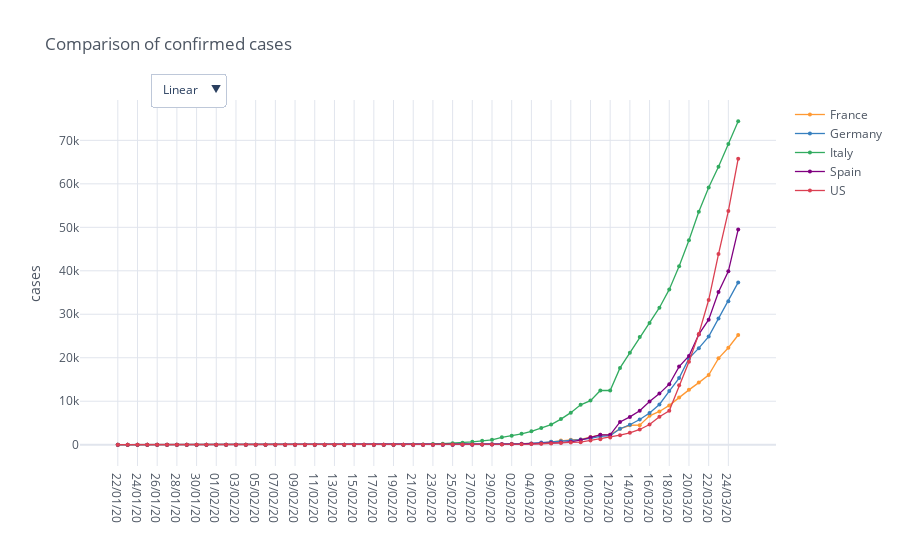

The notebook cell saved with this chart:
### Code cell
countries = ['Germany', 'France', 'Italy', 'Spain', 'US']

confirmed_cases_countries = io.world_load_cases(io.get_filename_confirmed_cases(), countries)

fig = mp.iplot_comparative_plot(confirmed_cases_countries, title='Comparison of confirmed cases', size=4, yTitle='cases', mode='lines+markers', asFigure=True)
fig.show()

### Figure 1 — Plotly figure (JSON) as saved in the notebook; plotly's stock layout.template omitted (floating-point values rounded to 4 significant figures)
{"data": [{"line": {"color": "rgba(255, 153, 51, 1.0)", "dash": "solid", "shape": "linear", "width": 1.3}, "marker": {"size": 4, "symbol": "circle"}, "mode": "lines+markers", "name": "France", "text": "", "type": "scatter", "x": ["22/01/20", "23/01/20", "24/01/20", "25/01/20", "26/01/20", "27/01/20", "28/01/20", "29/01/20", "30/01/20", "31/01/20", "01/02/20", "02/02/20", "03/02/20", "04/02/20", "05/02/20", "06/02/20", "07/02/20", "08/02/20", "09/02/20", "10/02/20", "11/02/20", "12/02/20", "13/02/20", "14/02/20", "15/02/20", "16/02/20", "17/02/20", "18/02/20", "19/02/20", "20/02/20", "21/02/20", "22/02/20", "23/02/20", "24/02/20", "25/02/20", "26/02/20", "27/02/20", "28/02/20", "29/02/20", "01/03/20", "02/03/20", "03/03/20", "04/03/20", "05/03/20", "06/03/20", "07/03/20", "08/03/20", "09/03/20", "10/03/20", "11/03/20", "12/03/20", "13/03/20", "14/03/20", "15/03/20", "16/03/20", "17/03/20", "18/03/20", "19/03/20", "20/03/20", "21/03/20", "22/03/20", "23/03/20", "24/03/20", "25/03/20"], "y": [0, 0, 2, 3, 3, 3, 4, 5, 5, 5, 6, 6, 6, 6, 6, 6, 6, 11, 11, 11, 11, 11, 11, 11, 12, 12, 12, 12, 12, 12, 12, 12, 12, 12, 14, 18, 38, 57, 100, 130, 191, 204, 285, 377, 653, 949, 1126, 1209, 1784, 2281, 2281, 3661, 4469, 4499, 6633, 7652, 9043, 10871, 12612, 14282, 16018, 19856, 22304, 25233]}, {"line": {"color": "rgba(55, 128, 191, 1.0)", "dash": "solid", "shape": "linear", "width": 1.3}, "marker": {"size": 4, "symbol": "circle"}, "mode": "lines+markers", "name": "Germany", "text": "", "type": "scatter", "x": ["22/01/20", "23/01/20", "24/01/20", "25/01/20", "26/01/20", "27/01/20", "28/01/20", "29/01/20", "30/01/20", "31/01/20", "01/02/20", "02/02/20", "03/02/20", "04/02/20", "05/02/20", "06/02/20", "07/02/20", "08/02/20", "09/02/20", "10/02/20", "11/02/20", "12/02/20", "13/02/20", "14/02/20", "15/02/20", "16/02/20", "17/02/20", "18/02/20", "19/02/20", "20/02/20", "21/02/20", "22/02/20", "23/02/20", "24/02/20", "25/02/20", "26/02/20", "27/02/20", "28/02/20", "29/02/20", "01/03/20", "02/03/20", "03/03/20", "04/03/20", "05/03/20", "06/03/20", "07/03/20", "08/03/20", "09/03/20", "10/03/20", "11/03/20", "12/03/20", "13/03/20", "14/03/20", "15/03/20", "16/03/20", "17/03/20", "18/03/20", "19/03/20", "20/03/20", "21/03/20", "22/03/20", "23/03/20", "24/03/20", "25/03/20"], "y": [0, 0, 0, 0, 0, 1, 4, 4, 4, 5, 8, 10, 12, 12, 12, 12, 13, 13, 14, 14, 16, 16, 16, 16, 16, 16, 16, 16, 16, 16, 16, 16, 16, 16, 17, 27, 46, 48, 79, 130, 159, 196, 262, 482, 670, 799, 1040, 1176, 1457, 1908, 2078, 3675, 4585, 5795, 7272, 9257, 12327, 15320, 19848, 22213, 24873, 29056, 32986, 37323]}, {"line": {"color": "rgba(50, 171, 96, 1.0)", "dash": "solid", "shape": "linear", "width": 1.3}, "marker": {"size": 4, "symbol": "circle"}, "mode": "lines+markers", "name": "Italy", "text": "", "type": "scatter", "x": ["22/01/20", "23/01/20", "24/01/20", "25/01/20", "26/01/20", "27/01/20", "28/01/20", "29/01/20", "30/01/20", "31/01/20", "01/02/20", "02/02/20", "03/02/20", "04/02/20", "05/02/20", "06/02/20", "07/02/20", "08/02/20", "09/02/20", "10/02/20", "11/02/20", "12/02/20", "13/02/20", "14/02/20", "15/02/20", "16/02/20", "17/02/20", "18/02/20", "19/02/20", "20/02/20", "21/02/20", "22/02/20", "23/02/20", "24/02/20", "25/02/20", "26/02/20", "27/02/20", "28/02/20", "29/02/20", "01/03/20", "02/03/20", "03/03/20", "04/03/20", "05/03/20", "06/03/20", "07/03/20", "08/03/20", "09/03/20", "10/03/20", "11/03/20", "12/03/20", "13/03/20", "14/03/20", "15/03/20", "16/03/20", "17/03/20", "18/03/20", "19/03/20", "20/03/20", "21/03/20", "22/03/20", "23/03/20", "24/03/20", "25/03/20"], "y": [0, 0, 0, 0, 0, 0, 0, 0, 0, 2, 2, 2, 2, 2, 2, 2, 3, 3, 3, 3, 3, 3, 3, 3, 3, 3, 3, 3, 3, 3, 20, 62, 155, 229, 322, 453, 655, 888, 1128, 1694, 2036, 2502, 3089, 3858, 4636, 5883, 7375, 9172, 10149, 12462, 12462, 17660, 21157, 24747, 27980, 31506, 35713, 41035, 47021, 53578, 59138, 63927, 69176, 74386]}, {"line": {"color": "rgba(128, 0, 128, 1.0)", "dash": "solid", "shape": "linear", "width": 1.3}, "marker": {"size": 4, "symbol": "circle"}, "mode": "lines+markers", "name": "Spain", "text": "", "type": "scatter", "x": ["22/01/20", "23/01/20", "24/01/20", "25/01/20", "26/01/20", "27/01/20", "28/01/20", "29/01/20", "30/01/20", "31/01/20", "01/02/20", "02/02/20", "03/02/20", "04/02/20", "05/02/20", "06/02/20", "07/02/20", "08/02/20", "09/02/20", "10/02/20", "11/02/20", "12/02/20", "13/02/20", "14/02/20", "15/02/20", "16/02/20", "17/02/20", "18/02/20", "19/02/20", "20/02/20", "21/02/20", "22/02/20", "23/02/20", "24/02/20", "25/02/20", "26/02/20", "27/02/20", "28/02/20", "29/02/20", "01/03/20", "02/03/20", "03/03/20", "04/03/20", "05/03/20", "06/03/20", "07/03/20", "08/03/20", "09/03/20", "10/03/20", "11/03/20", "12/03/20", "13/03/20", "14/03/20", "15/03/20", "16/03/20", "17/03/20", "18/03/20", "19/03/20", "20/03/20", "21/03/20", "22/03/20", "23/03/20", "24/03/20", "25/03/20"], "y": [0, 0, 0, 0, 0, 0, 0, 0, 0, 0, 1, 1, 1, 1, 1, 1, 1, 1, 2, 2, 2, 2, 2, 2, 2, 2, 2, 2, 2, 2, 2, 2, 2, 2, 6, 13, 15, 32, 45, 84, 120, 165, 222, 259, 400, 500, 673, 1073, 1695, 2277, 2277, 5232, 6391, 7798, 9942, 11748, 13910, 17963, 20410, 25374, 28768, 35136, 39885, 49515]}, {"line": {"color": "rgba(219, 64, 82, 1.0)", "dash": "solid", "shape": "linear", "width": 1.3}, "marker": {"size": 4, "symbol": "circle"}, "mode": "lines+markers", "name": "US", "text": "", "type": "scatter", "x": ["22/01/20", "23/01/20", "24/01/20", "25/01/20", "26/01/20", "27/01/20", "28/01/20", "29/01/20", "30/01/20", "31/01/20", "01/02/20", "02/02/20", "03/02/20", "04/02/20", "05/02/20", "06/02/20", "07/02/20", "08/02/20", "09/02/20", "10/02/20", "11/02/20", "12/02/20", "13/02/20", "14/02/20", "15/02/20", "16/02/20", "17/02/20", "18/02/20", "19/02/20", "20/02/20", "21/02/20", "22/02/20", "23/02/20", "24/02/20", "25/02/20", "26/02/20", "27/02/20", "28/02/20", "29/02/20", "01/03/20", "02/03/20", "03/03/20", "04/03/20", "05/03/20", "06/03/20", "07/03/20", "08/03/20", "09/03/20", "10/03/20", "11/03/20", "12/03/20", "13/03/20", "14/03/20", "15/03/20", "16/03/20", "17/03/20", "18/03/20", "19/03/20", "20/03/20", "21/03/20", "22/03/20", "23/03/20", "24/03/20", "25/03/20"], "y": [1, 1, 2, 2, 5, 5, 5, 5, 5, 7, 8, 8, 11, 11, 11, 11, 11, 11, 11, 11, 12, 12, 13, 13, 13, 13, 13, 13, 13, 13, 15, 15, 15, 51, 51, 57, 58, 60, 68, 74, 98, 118, 149, 217, 262, 402, 518, 583, 959, 1281, 1663, 2179, 2727, 3499, 4632, 6421, 7783, 13677, 19100, 25489, 33276, 43847, 53740, 65778]}], "layout": {"legend": {"bgcolor": "#FFFFFF", "font": {"color": "#4D5663"}}, "paper_bgcolor": "#FFFFFF", "plot_bgcolor": "#FFFFFF", "title": {"font": {"color": "#4D5663"}, "text": "Comparison of confirmed cases"}, "updatemenus": [{"buttons": [{"args": [{"yaxis.type": "linear"}], "label": "Linear", "method": "relayout"}, {"args": [{"yaxis.type": "log"}], "label": "Log", "method": "relayout"}], "direction": "down", "pad": {"r": 10, "t": 10}, "showactive": true, "x": 0.1, "xanchor": "left", "y": 1.1, "yanchor": "top"}], "xaxis": {"gridcolor": "#E1E5ED", "showgrid": true, "tickfont": {"color": "#4D5663"}, "title": {"font": {"color": "#4D5663"}, "text": ""}, "zerolinecolor": "#E1E5ED"}, "yaxis": {"gridcolor": "#E1E5ED", "showgrid": true, "tickfont": {"color": "#4D5663"}, "title": {"font": {"color": "#4D5663"}, "text": "cases"}, "zerolinecolor": "#E1E5ED"}}}
